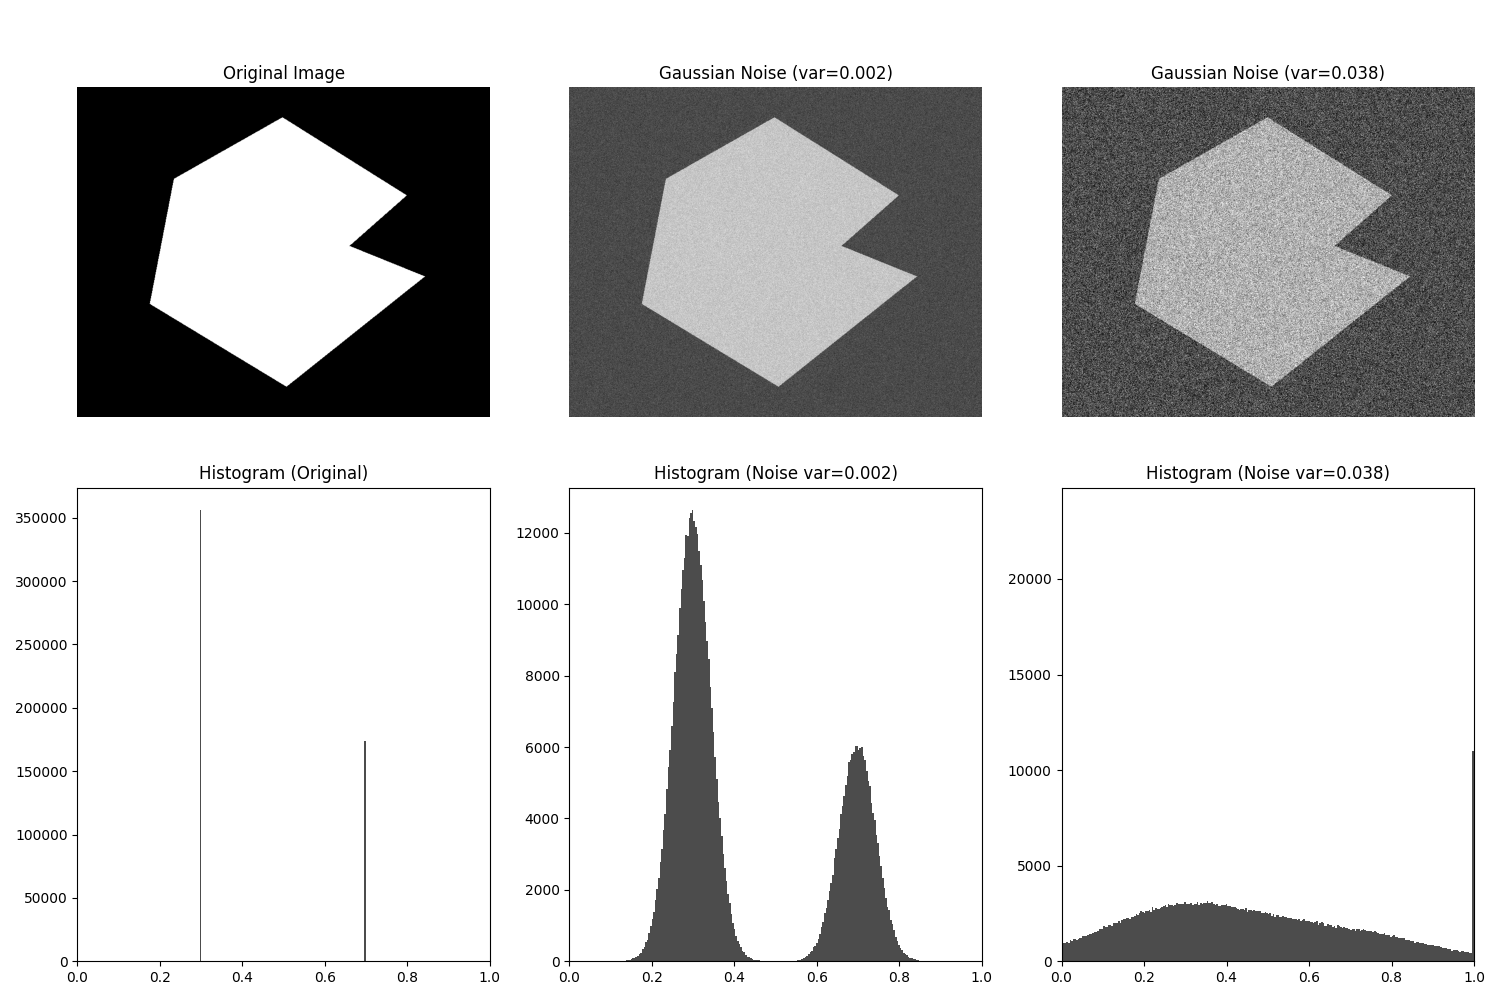

Reproduce this figure in Python.

import sys
import os
import numpy as np
import matplotlib.pyplot as plt
from skimage.io import imread
from skimage.util import img_as_float, random_noise
from libDIPUM.data_path import dip_data

print("Running Figure1033 (Histograms of noisy images)...")

# Data
img_path = dip_data('Fig1036(a)(original_septagon).tif')
f_orig = imread(img_path)

# Ensure standard grayscale
if f_orig.ndim == 3:
    f_orig = f_orig[:, :, 0]

f = img_as_float(f_orig)

# Add Gaussian noise
fn1 = random_noise(f, mode='gaussian', mean=0, var=0.002)
fn2 = random_noise(f, mode='gaussian', mean=0, var=0.038)

# Display
fig, axes = plt.subplots(2, 3, figsize=(15, 10))
axes = axes.flatten()

# Images
axes[0].imshow(f, cmap='gray')
axes[0].set_title('Original Image')
axes[0].axis('off')

axes[1].imshow(fn1, cmap='gray')
axes[1].set_title('Gaussian Noise (var=0.002)')
axes[1].axis('off')

axes[2].imshow(fn2, cmap='gray')
axes[2].set_title('Gaussian Noise (var=0.038)')
axes[2].axis('off')

# Histograms
# MATLAB: imhist(f) -> 256 bins for uint8 usually.
# For float images, it might use 256 bins mapped to [0,1].

axes[3].hist(f.ravel(), bins=256, range=(0, 1), color='black', alpha=0.7)
axes[3].set_title('Histogram (Original)')
axes[3].set_xlim([0, 1])

axes[4].hist(fn1.ravel(), bins=256, range=(0, 1), color='black', alpha=0.7)
axes[4].set_title('Histogram (Noise var=0.002)')
axes[4].set_xlim([0, 1])

axes[5].hist(fn2.ravel(), bins=256, range=(0, 1), color='black', alpha=0.7)
axes[5].set_title('Histogram (Noise var=0.038)')
axes[5].set_xlim([0, 1])

plt.tight_layout()
plt.savefig('Figure1033.png')
print("Saved Figure1033.png")
plt.show()
